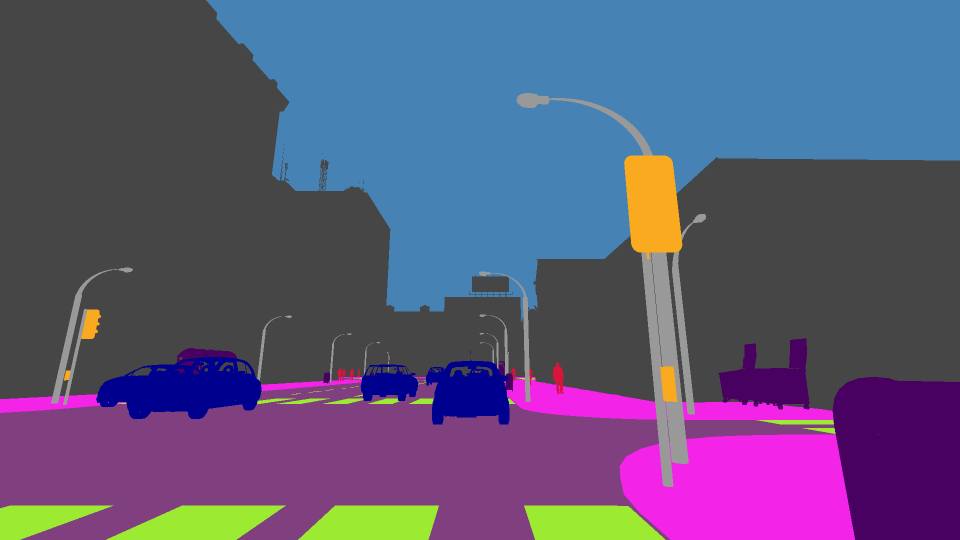
#> input picture data/GTDebug/0000013.png, 1920 x 1080 px (shown at 1/2 size)
$ python code_test.py
#> lines starting #> are read from the running program, lines starting #| are printed output that depends on the picture; after the words box and inside, x2 and y2 are one past the last pixel; in counts of white or black regions, pixels touching at a corner belong together
import os
import sys
from PIL import Image
import numpy as np

TL_Label =  (250,170,30, 255)

current_path = os.path.abspath(os.getcwd())

depth_path = os.path.join(current_path, "data/Depth")
depth_deb_path = os.path.join(current_path, "data/DepthDebug")
gt_deb_path = os.path.join(current_path, "data/GTDebug")
rgb_path = os.path.join(current_path, "data/RGB")
res_path = os.path.join(current_path, "data/results")

image_name = "0000013.png"

mask = Image.open(os.path.join(gt_deb_path, image_name))
#> mask is the input picture: PIL image 1920x1080 RGBA; mean R, G, B, A 92.3, 86.7, 121, 255
pixels = np.array(mask)
pixels_mask = np.array([int(pixels[i][j][0]==TL_Label[0] and pixels[i][j][1]==TL_Label[1]) for i in range(len(pixels)) for j in range(len(pixels[0]))])

pixels_mask = np.reshape(pixels_mask,(1080,1920))
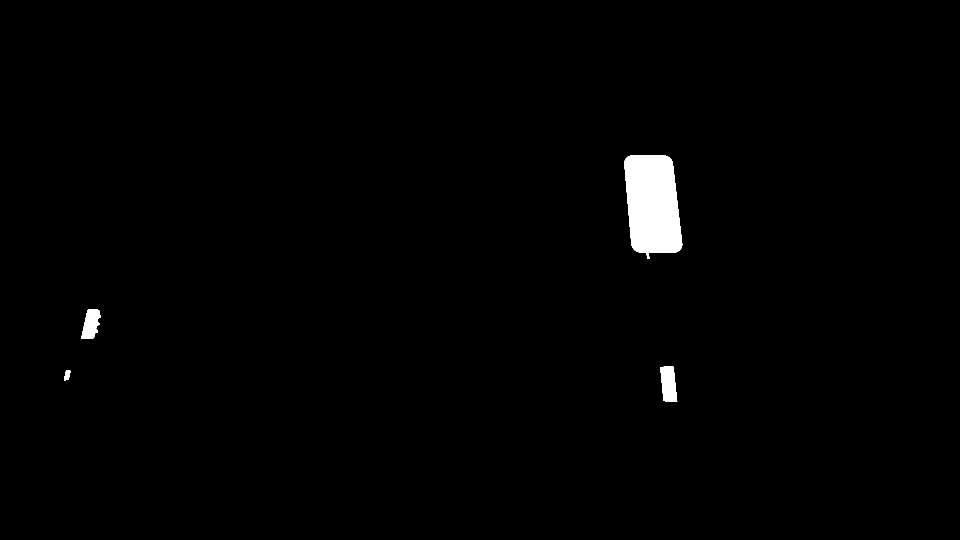
#> pixels_mask: shape (1080, 1920) int64 (shown at 1/2 size); values 0 (black) and 1 (white), 1.1% white; 4 white regions, box (x1, y1, x2, y2) and area: (1248, 311, 1365, 518) 19180, (1320, 733, 1355, 804) 1899, (162, 619, 202, 678) 1585, (128, 741, 141, 761) 185
pixels_mask = [pixels_mask, pixels_mask, pixels_mask, pixels_mask]
pixels_mask = np.swapaxes(pixels_mask, 0,2)
#> pixels_mask: shape (1920, 1080, 4) int64
pixels_mask = np.swapaxes(pixels_mask, 1,0)
#> pixels_mask: shape (1080, 1920, 4) int64
inv_mask = 1-pixels_mask

depth = Image.open(os.path.join(depth_path, image_name))
depth_pixels = np.array(depth)

rgb = Image.open(os.path.join(rgb_path, image_name))
rgb_pixels = np.array(rgb)

new_rgb_pixels = rgb_pixels*rgb_pixels + pixels_mask*TL_Label
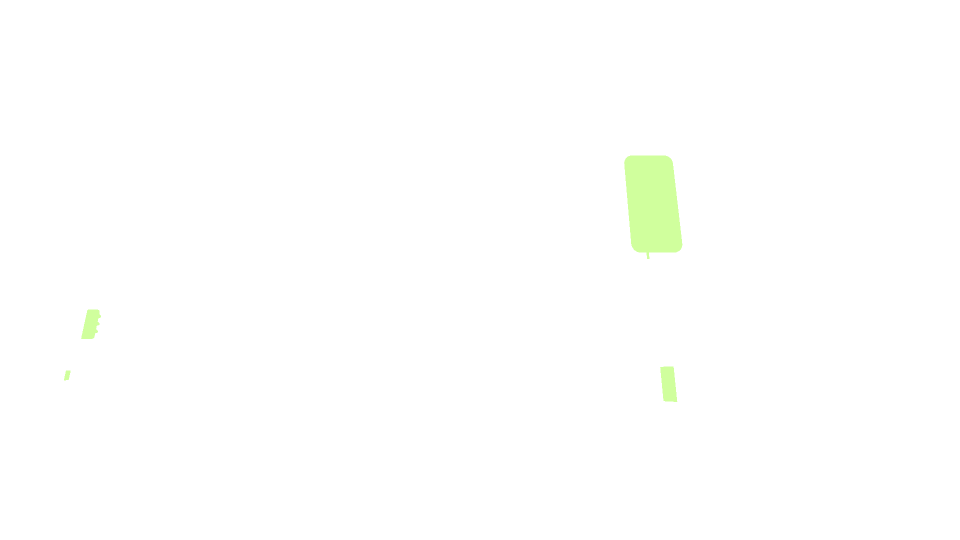
#> new_rgb_pixels: shape (1080, 1920, 4) int64 (shown at 1/2 size); mean R, G, B, A 42.6, 39.9, 81, 3.8; transparent parts drawn white
new_rgb = Image.fromarray(new_rgb_pixels.astype(np.uint8)).save(current_path+"/test_rgb.png")
#> (the run stopped early here; a loop or call above may not have finished)
